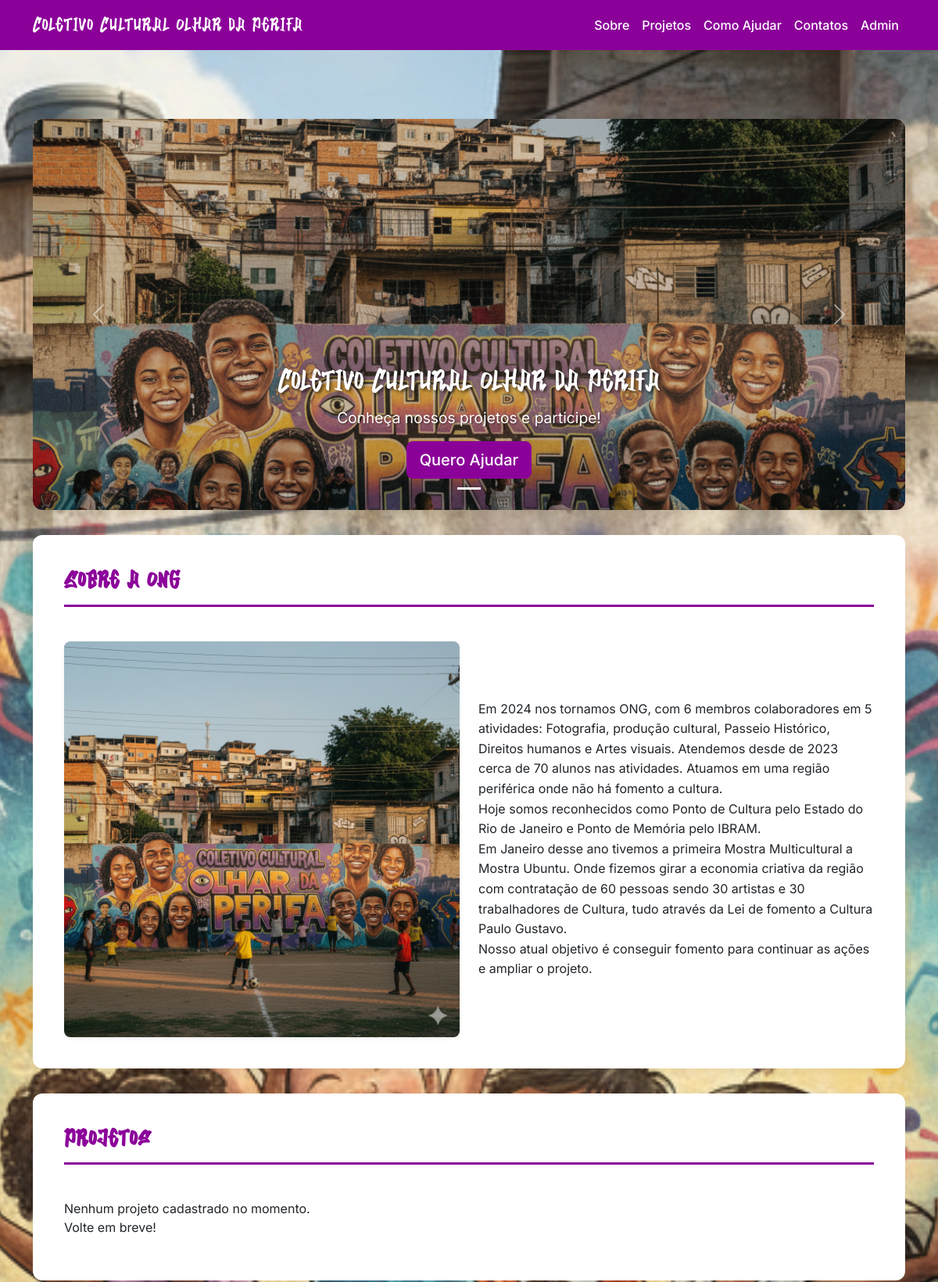
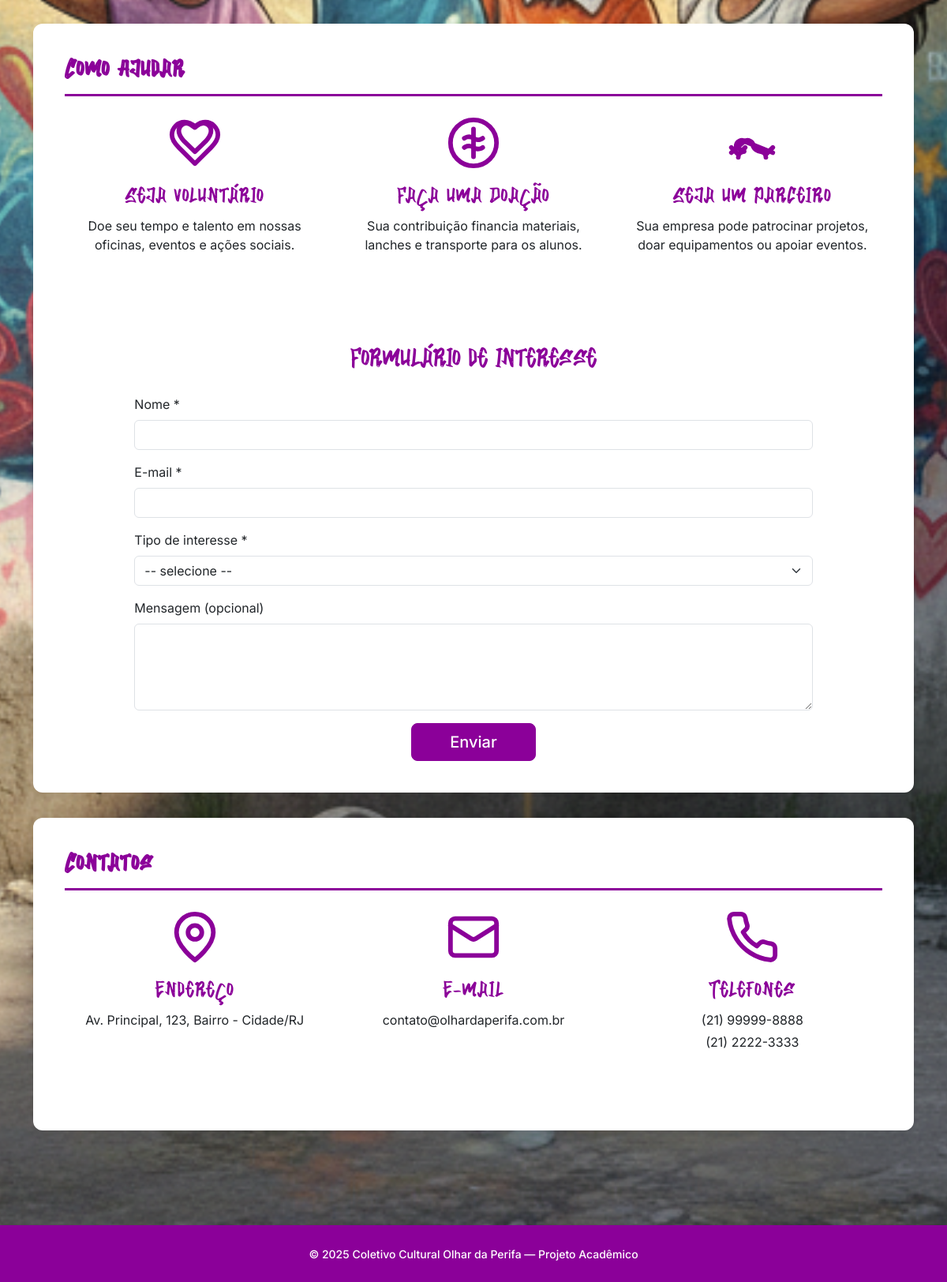
The page / on the database its author committed (2 pictures, top to bottom).
### tables this page shows
CREATE TABLE config (
      key TEXT PRIMARY KEY,
      value TEXT
    );

### app.py (the view, shortened to what this page needs)
@app.route('/', methods=['GET', 'POST'])
def index():
    carousel_images = get_carousel_images()
    projetos = get_projetos()
    sobre_data = get_sobre_data() # ATUALIZADO
    contatos = get_contatos() # (NOVO)
    return render_template('index.html',
                           carousel_images=carousel_images,
                           projetos=projetos,
                           sobre_data=sobre_data, # ATUALIZADO
                           contatos=contatos) # (NOVO)

### app.py (called while the page is built)
def allowed_file(filename):
    return '.' in filename and \
           filename.rsplit('.', 1)[1].lower() in ALLOWED_EXTENSIONS

def get_db():
    db = getattr(g, '_database', None)
    if db is None:
        db = g._database = sqlite3.connect(DATABASE)
        db.row_factory = sqlite3.Row
    return db

@app.teardown_appcontext
def close_connection(exception):
    db = getattr(g, '_database', None)
    if db is not None:
        db.close()

def get_carousel_images():
    images = []
    if os.path.exists(app.config['UPLOAD_FOLDER']):
        images = [f for f in os.listdir(app.config['UPLOAD_FOLDER']) if allowed_file(f)]
    return images

def get_projetos():
    db = get_db()
    cursor = db.cursor()
    cursor.execute("""
        SELECT
            p.*,
            m.nome as nome_lider
        FROM projetos p
        LEFT JOIN membros m ON p.lider_membro_id = m.id
        ORDER BY p.id DESC
    """)
    return cursor.fetchall()

def get_sobre_data():
    db = get_db()
    cursor = db.cursor()
    cursor.execute("SELECT value FROM config WHERE key = 'sobre_texto'")
    result_texto = cursor.fetchone()
    cursor.execute("SELECT value FROM config WHERE key = 'sobre_imagem_filename'")
    result_imagem = cursor.fetchone()
    return {
        'texto': result_texto['value'] if result_texto else DEFAULT_SOBRE_TEXTO,
        'imagem_filename': result_imagem['value'] if result_imagem else DEFAULT_SOBRE_IMAGEM_FILENAME
    }

def get_contatos():
    db = get_db()
    cursor = db.cursor()
    contatos = {}
    keys = ['contato_endereco', 'contato_email', 'contato_telefones']
    defaults = {
        'contato_endereco': DEFAULT_CONTATO_ENDERECO,
        'contato_email': DEFAULT_CONTATO_EMAIL,
        'contato_telefones': DEFAULT_CONTATO_TELEFONES
    }
    for key in keys:
        cursor.execute("SELECT value FROM config WHERE key = ?", (key,))
        result = cursor.fetchone()
        contatos[key.replace('contato_', '')] = result['value'] if result else defaults[key]
    return contatos

### templates/index.html (shortened to what this page needs)
{% extends 'base.html' %}
{% block content %}
<div class="content-section">
  {% if carousel_images %}
    <div id="heroCarousel" class="carousel slide" data-bs-ride="carousel">
      <div class="carousel-indicators">
        {% for image in carousel_images %}
          <button type="button" data-bs-target="#heroCarousel" data-bs-slide-to="{{ loop.index0 }}" class="{{ 'active' if loop.first }}" aria-current="{{ 'true' if loop.first }}" aria-label="Slide {{ loop.index }}"></button>
        {% endfor %}
      </div>
      <div class="carousel-inner">
        {% for image in carousel_images %}
          <div class="carousel-item {{ 'active' if loop.first }}">
            <img src="{{ url_for('static', filename='uploads/' + image) }}" class="d-block w-100" alt="Foto do Coletivo {{ loop.index }}">
            <div class="carousel-caption d-none d-md-block">
              <h5>Coletivo Cultural Olhar da Perifa</h5>
              <p>Conheça nossos projetos e participe!</p>
              <a class="btn btn-primary btn-lg" href="#ajudar">Quero Ajudar</a>
            </div>
          </div>
        {% endfor %}
      </div>
      <button class="carousel-control-prev" type="button" data-bs-target="#heroCarousel" data-bs-slide="prev">
        <span class="carousel-control-prev-icon" aria-hidden="true"></span>
      </button>
      <button class="carousel-control-next" type="button" data-bs-target="#heroCarousel" data-bs-slide="next">
        <span class="carousel-control-next-icon" aria-hidden="true"></span>
      </button>
    </div>
  {% endif %}
</div>
<section id="sobre" class="content-section">
  <h2>Sobre a ONG</h2>
  <div class="row align-items-center g-4 mt-1">
    <div class="col-lg-6">
      {% if sobre_data.imagem_filename %}
        <img src="{{ url_for('static', filename='uploads/' + sobre_data.imagem_filename) }}"
             class="img-fluid rounded-3 shadow-sm"
             alt="Foto da equipe Olhar da Perifa">
      {% else %}
        <img src="https://placehold.co/600x450/8B0099/FFFFFF?text=Foto+da+Equipe"
             class="img-fluid rounded-3 shadow-sm"
             alt="Foto da equipe Olhar da Perifa"
             title="O cliente poderá trocar esta foto em breve">
      {% endif %}
    </div>
    <div class="col-lg-6">
      <p class="texto-sobre mb-0">{{ sobre_data.texto }}</p>
    </div>
  </div>
</section>
<section id="projetos" class="content-section">
  <h2>Projetos</h2>
  <div class="row row-cols-1 row-cols-md-3 g-4 mt-1">
    {% if projetos %}
      {% for projeto in projetos %}
        <div class="col">
          <div class="projeto-card">
            <img src="{{ url_for('static', filename='uploads/projetos/' + projeto.imagem_filename) }}" alt="{{ projeto.titulo }}" class="projeto-imagem">
            <div class="projeto-overlay">
              <h3 class="projeto-titulo">{{ projeto.titulo }}</h3>
              <p class="projeto-descricao">{{ projeto.descricao }}</p>
            </div>
            <h5 class="projeto-titulo-visivel">{{ projeto.titulo }}</h5>
          </div>
        </div>
      {% endfor %}
    {% else %}
      <div class="col-12">
        <p>Nenhum projeto cadastrado no momento. Volte em breve!</p>
      </div>
    {% endif %}
  </div>
</section>
<section id="ajudar" class="content-section">
  <h2>Como Ajudar</h2>
  <div class="row text-center mb-5 mt-4">
    <div class="col-md-4 ajudar-bloco">
      <h4 class="ajudar-titulo">Seja Voluntário</h4>
      <p>Doe seu tempo e talento em nossas oficinas, eventos e ações sociais.</p>
    </div>
    <div class="col-md-4 ajudar-bloco">
      <svg class="ajudar-icon" xmlns="http://www.w3.org/2000/svg" viewBox="0 0 24 24" fill="none" stroke="currentColor" stroke-width="2" stroke-linecap="round" stroke-linejoin="round">
        <circle cx="12" cy="12" r="10"/>
        <path d="M12 6v12"/>
        <path d="M16 10s-2 1.5-4 0-4 0-4 0"/>
        <path d="M16 14s-2 1.5-4 0-4 0-4 0"/>
      </svg>
      <h4 class="ajudar-titulo">Faça uma Doação</h4>
      <p>Sua contribuição financia materiais, lanches e transporte para os alunos.</p>
    </div>
    <div class="col-md-4 ajudar-bloco">
      <h4 class="ajudar-titulo">Seja um Parceiro</h4>
      <p>Sua empresa pode patrocinar projetos, doar equipamentos ou apoiar eventos.</p>
    </div>
  </div>
  <div class="row justify-content-center">
    <div class="col-lg-10">
      <h3 class="text-center mb-4 mt-3" style="font-family: var(--fonte-titulo); color: var(--cor-roxo-ong); font-size: 2.2rem;">Formulário de Interesse</h3>
      <form method="post" action="{{ url_for('index') }}">
        <div class="mb-3">
          <label for="nome" class="form-label">Nome *</label>
          <input type="text" class="form-control" id="nome" name="nome" required>
        </div>
        <div class="mb-3">
          <label for="email" class="form-label">E-mail *</label>
          <input type="email" class="form-control" id="email" name="email" required>
        </div>
        <div class="mb-3">
          <label for="tipo" class="form-label">Tipo de interesse *</label>
          <select class="form-select" id="tipo" name="tipo" required>
            <option value="">-- selecione --</option>
          </select>
        </div>
        <div class="mb-3">
          <label for="mensagem" class="form-label">Mensagem (opcional)</label>
          <textarea class="form-control" id="mensagem" name="mensagem" rows="4"></textarea>
        </div>
        <div class="text-center">
          <button type="submit" class="btn btn-success btn-lg px-5">Enviar</button>
        </div>
      </form>
    </div>
  </div>
</section>
<section id="contatos" class="content-section">
  <h2>Contatos</h2>
  <div class="row text-center mb-4 mt-4">
    <div class="col-md-4 ajudar-bloco">
      <svg class="ajudar-icon" xmlns="http://www.w3.org/2000/svg" viewBox="0 0 24 24" fill="none" stroke="currentColor" stroke-width="2" stroke-linecap="round" stroke-linejoin="round">
        <path d="M20 10c0 6-8 12-8 12s-8-6-8-12a8 8 0 0 1 16 0Z"/>
        <circle cx="12" cy="10" r="3"/>
      </svg>
      <h4 class="ajudar-titulo">Endereço</h4>
      <p>{{ contatos.endereco }}</p>
    </div>
    <div class="col-md-4 ajudar-bloco">
      <svg class="ajudar-icon" xmlns="http://www.w3.org/2000/svg" viewBox="0 0 24 24" fill="none" stroke="currentColor" stroke-width="2" stroke-linecap="round" stroke-linejoin="round">
        <rect width="20" height="16" x="2" y="4" rx="2"/>
        <path d="m22 7-8.97 5.7a1.94 1.94 0 0 1-2.06 0L2 7"/>
      </svg>
      <h4 class="ajudar-titulo">E-mail</h4>
      <p>{{ contatos.email }}</p>
    </div>
    <div class="col-md-4 ajudar-bloco">
      <h4 class="ajudar-titulo">Telefones</h4>
      {% if contatos.telefones %}
        {% for tel in contatos.telefones.split(',') %}
          <p class="mb-1">{{ tel.strip() }}</p>
        {% endfor %}
      {% else %}
        <p>Nenhum telefone cadastrado.</p>
      {% endif %}
    </div>
  </div>
</section>
{% endblock %}

### templates/base.html (shortened to what this page needs)
<!doctype html>
<html lang="pt-BR">
  <head>
    <link href="https://cdn.jsdelivr.net/npm/bootstrap@5.3.2/dist/css/bootstrap.min.css" rel="stylesheet">
    <link rel="stylesheet" href="{{ url_for('static', filename='style.css') }}">
  </head>
  <body>
    <nav class="navbar navbar-expand-lg navbar-dark bg-primary">
      <div class="container">
        <a class="navbar-brand" href="{{ url_for('index') }}">Coletivo Cultural Olhar da Perifa</a>
        <div class="collapse navbar-collapse" id="navmenu">
          <ul class="navbar-nav ms-auto">
            {% if request.path == url_for('index') %}
              <li class="nav-item"><a class="nav-link" href="#sobre">Sobre</a></li>
              <li class="nav-item"><a class="nav-link" href="#projetos">Projetos</a></li>
              <li class="nav-item"><a class="nav-link" href="#ajudar">Como Ajudar</a></li>
              <li class="nav-item"><a class="nav-link" href="#contatos">Contatos</a></li>
            {% endif %}
            <li class="nav-item"><a class="nav-link" href="{{ url_for('login') }}">Admin</a></li>
          </ul>
        </div>
      </div>
    </nav>
    <div class="container my-5">
      {% block content %}{% endblock %}
    </div>
    <footer class="bg-light text-center py-4">
      <div class="container">
        <small>© {{ 2025 }} Coletivo Cultural Olhar da Perifa — Projeto Acadêmico</small>
      </div>
    </footer>
  </body>
</html>

### static/style.css (style rules this page uses)
:root { --cor-roxo-ong: #8B0099; --cor-roxo-escuro: #8B0099; --cor-amarelo-ong: #FEDA02; --cor-branco: #FFFFFF; --cor-texto-escuro: #212529; --fonte-titulo: 'GraffitiYouth', sans-serif; --fonte-corpo: 'Inter', sans-serif; }
body { background-image: url(uploads/projetos/muro.png); background-position: top center; background-repeat: no-repeat; background-size: cover; background-color: var(--cor-amarelo-ong); color: var(--cor-texto-escuro); font-family: var(--fonte-corpo); }
.navbar.bg-primary, footer.bg-light { background-color: var(--cor-roxo-ong) !important; }
.navbar-dark .navbar-brand, .navbar-dark .navbar-nav .nav-link, footer.bg-light, footer.bg-light small { color: var(--cor-branco) !important; font-weight: 500; }
.navbar-dark .navbar-brand { font-family: var(--fonte-titulo); font-size: 1.6rem; letter-spacing: 1px; }
.container.my-5 { padding-top: 2.5rem !important; padding-bottom: 2.5rem !important; }
.content-section { background-color: var(--cor-branco); border-radius: 12px; box-shadow: 0 4px 12px rgba(0,0,0,0.05); padding: 2.5rem; margin-bottom: 2rem; }
.content-section:has(div#heroCarousel) { padding: 0; overflow: hidden; }
.btn-primary, .btn-success { background-color: var(--cor-roxo-ong); border-color: var(--cor-roxo-ong); color: var(--cor-branco); font-weight: 500; }
section h2, .card-title { color: var(--cor-roxo-ong); font-weight: bold; font-family: var(--fonte-titulo); letter-spacing: 1px; }
section h2 { border-bottom: 3px solid var(--cor-roxo-ong); padding-bottom: 10px; margin-bottom: 20px; }
.carousel-item { max-height: 500px; background-color: #333; }
.carousel-item img { object-fit: cover; width: 100%; height: 500px; opacity: 0.8; filter: grayscale(20%) contrast(110%); }
.carousel-caption h5 { font-family: var(--fonte-titulo); font-size: 2.5rem; text-shadow: 2px 2px 4px rgba(0,0,0,0.7); }
.carousel-caption p { font-size: 1.2rem; text-shadow: 1px 1px 2px rgba(0,0,0,0.5); }
.texto-sobre { white-space: pre-wrap; font-size: 1rem; line-height: 1.6; font-family: var(--fonte-corpo); }
.ajudar-bloco { margin-bottom: 2rem; }
.ajudar-icon { width: 70px; height: 70px; stroke: var(--cor-roxo-ong); margin-bottom: 1rem; }
.ajudar-titulo { font-family: var(--fonte-titulo); color: var(--cor-roxo-ong); font-size: 1.8rem; letter-spacing: 1px; }

### rows shown on the page
config: value (picture)
config: texto "Em 2024 nos tornamos ONG, com 6 membros colaboradores em 5 atividades: Fotografia, produção cultural, Passeio Histórico, Direitos humanos e Artes visuais. Atendemos desde de 2023 cerca de 70 alunos nas atividades. Atuamos em uma região periférica onde não há fomento a cultura. Hoje somos reconhecidos como Ponto de Cultura pelo Estado do Rio de Janeiro e Ponto de Memória pelo IBRAM. Em Janeiro desse ano tivemos a primeira Mostra Multicultural a Mostra Ubuntu. Onde fizemos girar a economia criativa da região com contratação de 60 pessoas sendo 30 artistas e 30 trabalhadores de Cultura, tudo através da Lei de fomento a Cultura Paulo Gustavo. Nosso atual objetivo é conseguir fomento para…"
config: endereco "Av. Principal, 123, Bairro - Cidade/RJ"
config: email "contato@olhardaperifa.com.br"

### other values the page prints
{{ tel.strip() }} "(21) 99999-8888" "(21) 2222-3333"
{{ 2025 }} "2025"
